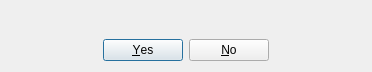
<?xml version="1.0" encoding="UTF-8"?>
<ui version="4.0">
 <class>SslErrorDialog</class>
 <widget class="QDialog" name="SslErrorDialog">
  <property name="geometry">
   <rect>
    <x>0</x>
    <y>0</y>
    <width>372</width>
    <height>72</height>
   </rect>
  </property>
  <property name="windowTitle">
   <string>SSL Certificate Error!</string>
  </property>
  <layout class="QGridLayout" name="gridLayout">
   <item row="0" column="0">
    <widget class="QLabel" name="icon">
     <property name="alignment">
      <set>Qt::AlignLeading|Qt::AlignLeft|Qt::AlignTop</set>
     </property>
    </widget>
   </item>
   <item row="0" column="1">
    <widget class="QLabel" name="text">
     <property name="sizePolicy">
      <sizepolicy hsizetype="MinimumExpanding" vsizetype="MinimumExpanding">
       <horstretch>0</horstretch>
       <verstretch>0</verstretch>
      </sizepolicy>
     </property>
     <property name="alignment">
      <set>Qt::AlignLeading|Qt::AlignLeft|Qt::AlignTop</set>
     </property>
    </widget>
   </item>
   <item row="1" column="0" colspan="2">
    <layout class="QHBoxLayout" name="horizontalLayout_2">
     <item>
      <spacer name="horizontalSpacer_3">
       <property name="orientation">
        <enum>Qt::Horizontal</enum>
       </property>
       <property name="sizeHint" stdset="0">
        <size>
         <width>40</width>
         <height>20</height>
        </size>
       </property>
      </spacer>
     </item>
     <item>
      <widget class="QDialogButtonBox" name="buttonBox">
       <property name="sizePolicy">
        <sizepolicy hsizetype="Fixed" vsizetype="Fixed">
         <horstretch>0</horstretch>
         <verstretch>0</verstretch>
        </sizepolicy>
       </property>
       <property name="orientation">
        <enum>Qt::Horizontal</enum>
       </property>
       <property name="standardButtons">
        <set>QDialogButtonBox::No|QDialogButtonBox::Yes</set>
       </property>
      </widget>
     </item>
     <item>
      <spacer name="horizontalSpacer_4">
       <property name="orientation">
        <enum>Qt::Horizontal</enum>
       </property>
       <property name="sizeHint" stdset="0">
        <size>
         <width>40</width>
         <height>20</height>
        </size>
       </property>
      </spacer>
     </item>
    </layout>
   </item>
  </layout>
 </widget>
 <resources/>
 <connections/>
</ui>
